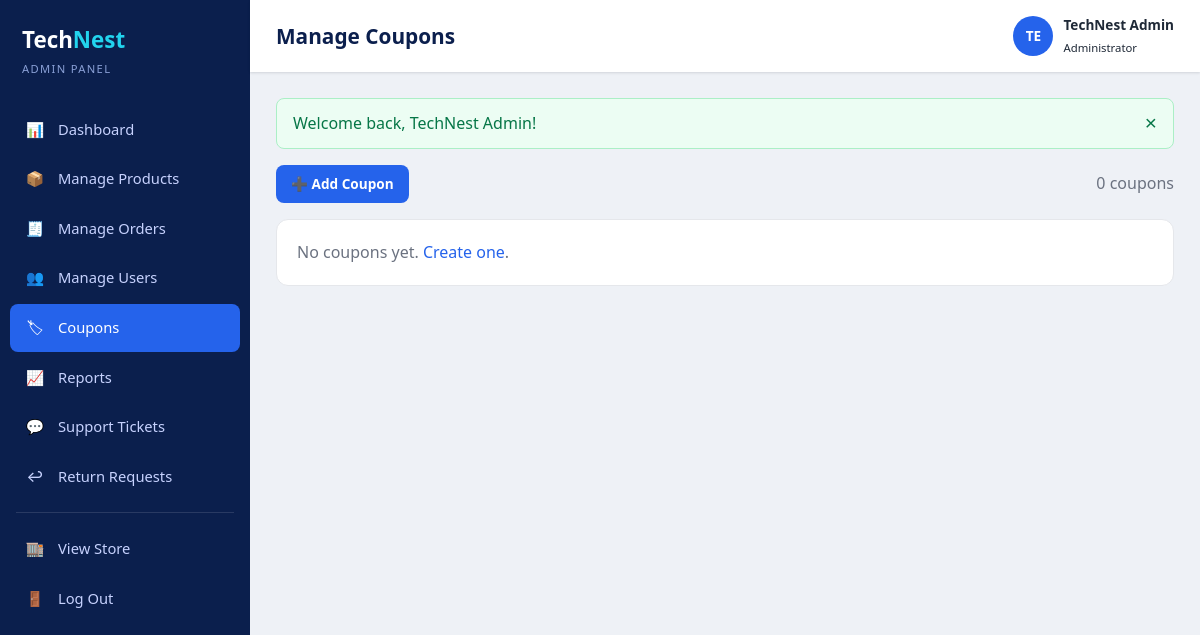
Page /admin/coupons.php (signed in) on the earlier database version.
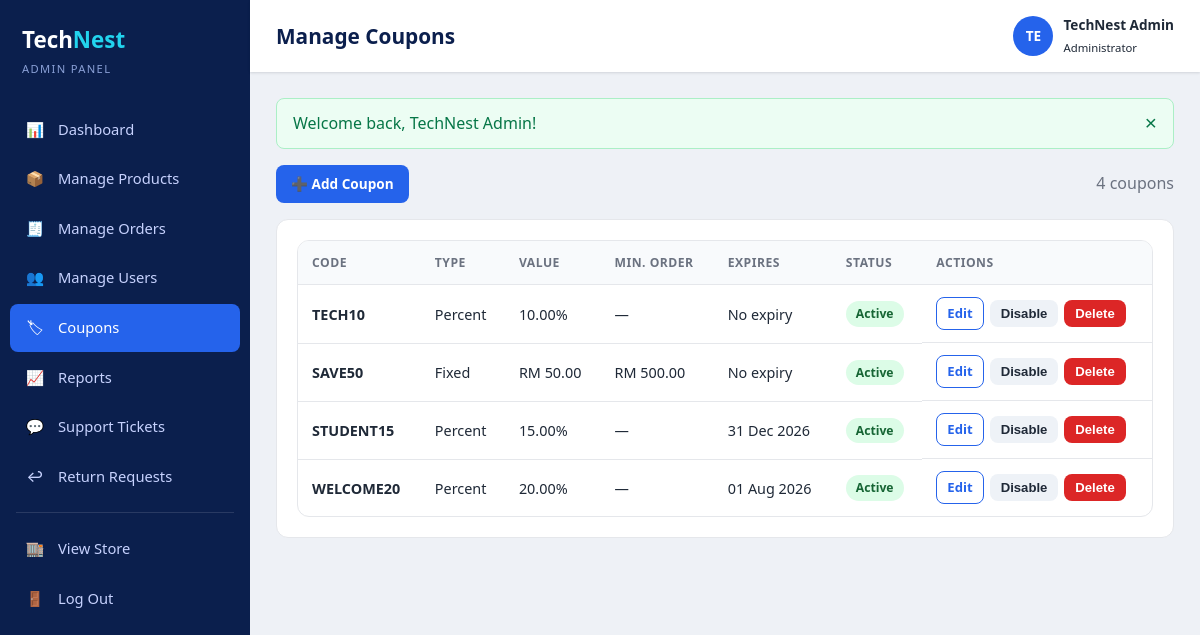
Same page on the later database version.
### tables this page shows
CREATE TABLE coupons (
  coupon_id    INT AUTO_INCREMENT PRIMARY KEY,
  code         VARCHAR(30)   NOT NULL UNIQUE,
  type         ENUM('percent','fixed') NOT NULL DEFAULT 'percent',
  value        DECIMAL(10,2) NOT NULL,
  min_subtotal DECIMAL(10,2) NOT NULL DEFAULT 0.00,
  active       TINYINT(1)    NOT NULL DEFAULT 1,
  expires_at   DATE          DEFAULT NULL,
  created_at   TIMESTAMP     NOT NULL DEFAULT CURRENT_TIMESTAMP
);

### includes/functions.php (called while the page is built, shortened)
<?php
require_once __DIR__ . '/db.php';
function e($value): string
{
    return htmlspecialchars((string) ($value ?? ''), ENT_QUOTES, 'UTF-8');
}
function url(string $path = ''): string
{
    return BASE_URL . ltrim($path, '/');
}
function money($amount): string
{
    return 'RM ' . number_format((float) $amount, 2);
}
function get_flashes(): array
{
    $flashes = $_SESSION['flash'] ?? [];
    return $flashes;
}
function db_all(string $sql, array $params = []): array
{
    $stmt = db()->prepare($sql);
    $stmt->execute($params);
    return $stmt->fetchAll();
}

### includes/db.php (called while the page is built, shortened)
<?php
function db(): PDO
{
    static $pdo = null;
    if ($pdo instanceof PDO) {
        return $pdo;
    }
    $dsn = sprintf(
        'mysql:host=%s;port=%s;dbname=%s;charset=%s',
        DB_HOST, DB_PORT, DB_NAME, DB_CHARSET
    );
    $options = [
        PDO::ATTR_ERRMODE            => PDO::ERRMODE_EXCEPTION,
        PDO::ATTR_DEFAULT_FETCH_MODE => PDO::FETCH_ASSOC,
        PDO::ATTR_EMULATE_PREPARES   => false,
    ];
    try {
        $pdo = new PDO($dsn, DB_USER, DB_PASS, $options);
    } catch (PDOException $e) {
        http_response_code(500);
        exit(
            'Database connection failed. Please make sure MySQL is running and that '
            . 'the database "' . DB_NAME . '" has been imported (see README.md).'
        );
    }
    return $pdo;
}

### admin/coupons.php (the view, shortened to what the changed rows need)
<?php
require_once __DIR__ . '/../includes/functions.php';
$coupons    = db_all('SELECT * FROM coupons ORDER BY created_at DESC');
$heading    = 'Manage Coupons';
require __DIR__ . '/../includes/admin_header.php';
?>
<div class="admin-toolbar no-print">
    <a class="btn btn-primary btn-sm" href="<?= e(url('admin/coupon_form.php')) ?>">➕ Add Coupon</a>
    <span class="muted"><?= count($coupons) ?> coupon<?= count($coupons) === 1 ? '' : 's' ?></span>
</div>
<?php if (empty($coupons)): ?>
    <div class="panel"><p class="muted">No coupons yet. <a href="<?= e(url('admin/coupon_form.php')) ?>">Create one</a>.</p></div>
<?php else: ?>
<div class="panel">
    <div class="table-wrap">
        <table class="data">
            <thead>
                <tr>
                    <th>Code</th>
                    <th>Type</th>
                    <th>Value</th>
                    <th>Min. Order</th>
                    <th>Expires</th>
                    <th>Status</th>
                    <th>Actions</th>
                </tr>
            </thead>
            <tbody>
            <?php foreach ($coupons as $c): ?>
                <tr>
                    <td><strong><?= e($c['code']) ?></strong></td>
                    <td><?= e(ucfirst($c['type'])) ?></td>
                    <td><?= $c['type'] === 'percent' ? e($c['value']) . '%' : e(money($c['value'])) ?></td>
                    <td><?= (float)$c['min_subtotal'] > 0 ? e(money($c['min_subtotal'])) : '—' ?></td>
                    <td><?= $c['expires_at'] ? e(date('d M Y', strtotime($c['expires_at']))) : 'No expiry' ?></td>
                    <td>
                        <span class="pill <?= $c['active'] ? 'pill-delivered' : 'pill-cancelled' ?>">
                            <?= $c['active'] ? 'Active' : 'Inactive' ?>
                        </span>
                    </td>
                    <td class="actions">
                        <a class="btn btn-outline btn-sm" href="<?= e(url('admin/coupon_form.php?id=' . (int)$c['coupon_id'])) ?>">Edit</a>
                        <form method="post" action="<?= e(url('admin/coupons.php')) ?>" style="display:inline">
                            <button class="btn btn-ghost btn-sm" type="submit"><?= $c['active'] ? 'Disable' : 'Enable' ?></button>
                        </form>
                        <form method="post" action="<?= e(url('admin/coupons.php')) ?>" style="display:inline"
                              onsubmit="return confirm('Delete coupon <?= e(addslashes($c['code'])) ?>?')">
                            <button class="btn btn-danger btn-sm" type="submit">Delete</button>
                        </form>
                    </td>
                </tr>
            <?php endforeach; ?>
            </tbody>
        </table>
    </div>
</div>
<?php endif; ?>
<?php require __DIR__ . '/../includes/admin_footer.php'; ?>

### includes/admin_header.php (shortened to what the changed rows need)
<?php
$current = basename($_SERVER['SCRIPT_NAME'] ?? '');
$nav = [
    'dashboard.php' => ['📊', 'Dashboard'],
    'products.php'  => ['📦', 'Manage Products'],
    'orders.php'    => ['🧾', 'Manage Orders'],
    'users.php'     => ['👥', 'Manage Users'],
    'coupons.php'   => ['🏷', 'Coupons'],
    'reports.php'   => ['📈', 'Reports'],
    'tickets.php'   => ['💬', 'Support Tickets'],
    'returns.php'   => ['↩', 'Return Requests'],
];
?>
<!DOCTYPE html>
<html lang="en">
<head>
    <link rel="stylesheet" href="<?= e(url('assets/css/style.css')) ?>">
    <link rel="stylesheet" href="<?= e(url('assets/css/admin.css')) ?>">
</head>
<body class="admin-body">
<div class="admin-shell">
    <aside class="admin-sidebar" id="admin-sidebar">
        <nav class="admin-nav">
            <?php foreach ($nav as $file => [$icon, $label]): ?>
                <a href="<?= e(url('admin/' . $file)) ?>" class="<?= $current === $file ? 'active' : '' ?>">
                    <span class="ic"><?= $icon ?></span> <?= e($label) ?>
                </a>
            <?php endforeach; ?>
            <hr>
            <a href="<?= e(url('index.php')) ?>"><span class="ic">🏬</span> View Store</a>
            <a href="<?= e(url('logout.php')) ?>"><span class="ic">🚪</span> Log Out</a>
        </nav>
    </aside>
    <div class="admin-main">
        <header class="admin-topbar">
            <h1 class="admin-title"><?= e($heading ?? 'Dashboard') ?></h1>
        </header>
        <div class="admin-content">
        <?php foreach (get_flashes() as $flash): ?>
            <div class="flash flash-<?= e($flash['type']) ?>" role="alert"><?= e($flash['message']) ?>
                <button type="button" class="flash-close" aria-label="Dismiss">&times;</button></div>
        <?php endforeach; ?>

Differences in the rows shown:
added coupons: code "TECH10", type "Percent", value "10.00", shows "No expiry", active "Active"
added coupons: code "SAVE50", type "Fixed", value "RM 50.00", min_subtotal "RM 500.00", shows "No expiry", active "Active"
added coupons: code "STUDENT15", type "Percent", value "15.00", expires_at "31 Dec 2026", active "Active"
added coupons: code "WELCOME20", type "Percent", value "20.00", expires_at "01 Aug 2026", active "Active"
Other differences:
count($coupons): "0" → "4"
text no longer shown: "No coupons yet. Create one ."
text now shown: "CODE TYPE VALUE MIN. ORDER EXPIRES STATUS ACTIONS"
